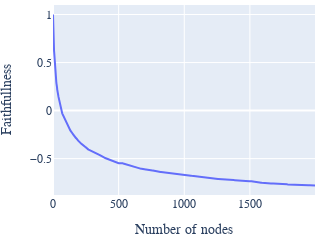

This figure's notebook cell:
### Code cell
import json
import plotly.express as px
import numpy as np

results = []

run_tag = "later_no_prompt_inverse"

for i in range(4):
    with open(f"task_faithfulness_metrics_use_sm_{run_tag}_{i}.jsonl") as f:
        lines = f.readlines()
        results.extend([json.loads(line) for line in lines])

for i in range(4):
    with open(f"task_faithfulness_metrics_use_sm_{run_tag}_2_{i}.jsonl") as f:
        lines = f.readlines()
        results.extend([json.loads(line) for line in lines])

# for i in range(4):
#     with open(f"task_faithfulness_metrics_new_wide_{i}.jsonl") as f:
#         lines = f.readlines()
#         results.extend([json.loads(line) for line in lines])

print(len(results))


# inverse_results = [x for x in results if x["inverse"]]

# print(inverse_results[0])



# inverse_results = {x["task"]: x for x in inverse_results}
non_inverse_results = [x for x in results if x["inverse"]]
# non_inverse_results = {x["task"]: x for x in non_inverse_results}

import matplotlib.pyplot as plt

plot_data = []

fig = px.line(x=[None], y = [None])

for x in non_inverse_results:

    _faith = x["faithfullness"]
    _metrics = np.array(x["ablated_metrics"])
    _orig_metric = x["orig_metric"]
    _ths = x["thresholds"]
    n_nodes_task = x["n_nodes_counts"]
    task_name = x["task"]

    _faith = (_metrics - min(_metrics)) / (_orig_metric - min(_metrics))

    # if task_name in ["algo_first"]:
    #     continue

    # if task_name in ["person_profession"]:
    #     _faith = (_metrics - min(_metrics)) / (max(_metrics) - min(_metrics))


    # _faith = [min(1, x) for x in _faith]
    # _faith = list(_faith)

    # fig.add_scatter(x=n_nodes_task, y=_faith, name=first_task)

    plot_data.append((_faith, [max(n_nodes_task) - x for x in n_nodes_task]))

    # print(first_task, min(_faith[:100]), max(_faith[:10]))

    # plt.plot(n_nodes_task  , _faith, label=first_task)

# fig.update_layout(xaxis_type="log")

def interpolate(x, y, x_new):

    max_x = max(x)
    max_x_new = max(x_new)

    print(y[-10:])

    if max_x_new > max_x:
        x = x + [max_x_new]
        y = y + [y[0]]

    from scipy.interpolate import interp1d
    f = interp1d(x, y)
    return f(x_new)

#average across all tasks

n_nodes = []
for faith, n_nodes_task in plot_data:
    n_nodes.extend(n_nodes_task)

n_nodes = sorted(list(set(n_nodes)))

# # faith = np.zeros(len(n_nodes))


new_faiths = []

for faith, n_nodes_task in plot_data:
    faith = interpolate(n_nodes_task, faith, n_nodes)
    
    new_faiths.append(faith)

faith = np.mean(new_faiths, axis=0)

n_nodes = np.array(n_nodes)


fig = px.line(x=n_nodes[n_nodes < 2000], y=faith[n_nodes < 2000], labels=dict(x="Number of nodes", y="Faithfullness"))

fig.update_layout(width =300, height=200, 
                font_family="Serif", font_size=12, 
                margin_l=5, margin_t=5, margin_b=5, margin_r=5, xaxis=dict(dtick=500))


pio.write_image(fig, "micrlhf-progress/images/faith-nodes-inverse.pdf", width =300, height=200)

# fig.update_layout(width =400, height=300, 
#                 font_family="Serif", font_size=12, 
#                 margin_l=5, margin_t=5, margin_b=5, margin_r=5)

# import plotly.io as pio
# pio.write_image(fig, "micrlhf-progress/images/faith-nodes-inverse.pdf", width =400, height=300)

fig

### Figure 1 — Plotly figure (JSON) as saved in the notebook; plotly's stock layout.template omitted (floating-point values rounded to 4 significant figures; data arrays with more than 128 entries replaced by an {"elided": "..."} marker saying what was removed)
{"data": [{"hovertemplate": "Number of nodes=%{x}<br>Faithfullness=%{y}<extra></extra>", "legendgroup": "", "line": {"color": "#636efa", "dash": "solid"}, "marker": {"symbol": "circle"}, "mode": "lines", "name": "", "orientation": "v", "showlegend": false, "type": "scatter", "x": {"elided": "863 int values"}, "xaxis": "x", "y": {"elided": "863 float values"}, "yaxis": "y"}], "layout": {"font": {"family": "Serif", "size": 12}, "height": 200, "legend": {"tracegroupgap": 0}, "margin": {"b": 5, "l": 5, "r": 5, "t": 5}, "width": 300, "xaxis": {"anchor": "y", "domain": [0, 1], "dtick": 500, "title": {"text": "Number of nodes"}}, "yaxis": {"anchor": "x", "domain": [0, 1], "title": {"text": "Faithfullness"}}}}
